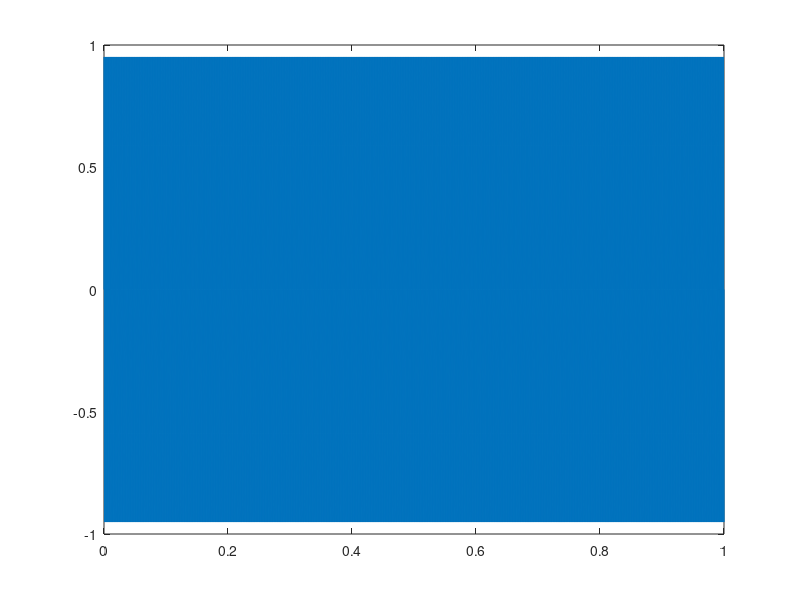
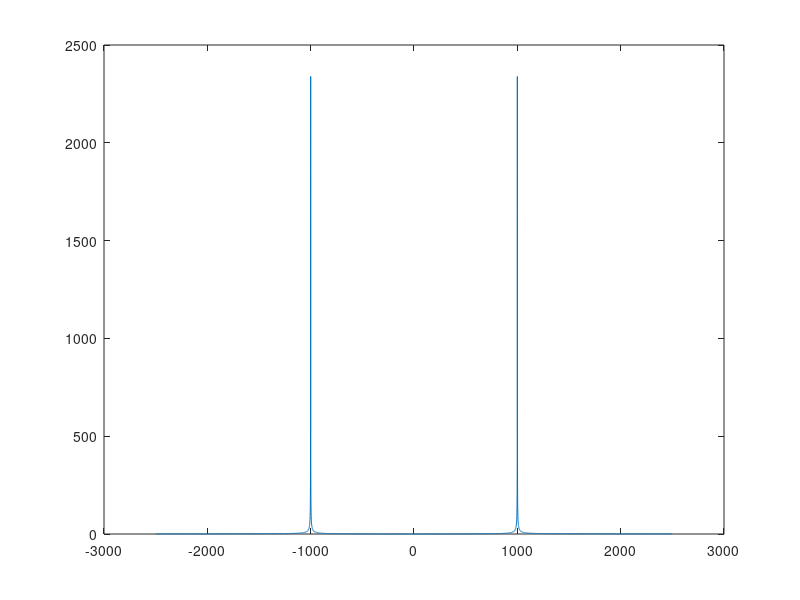
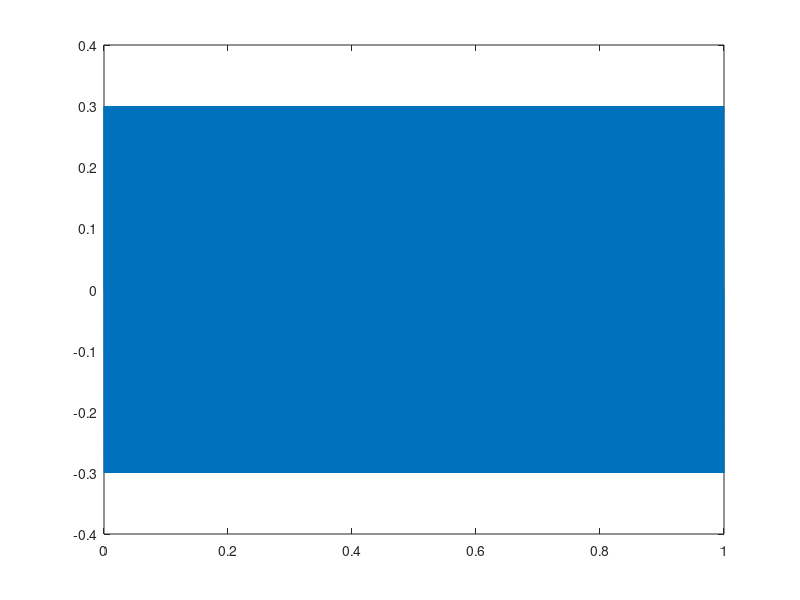
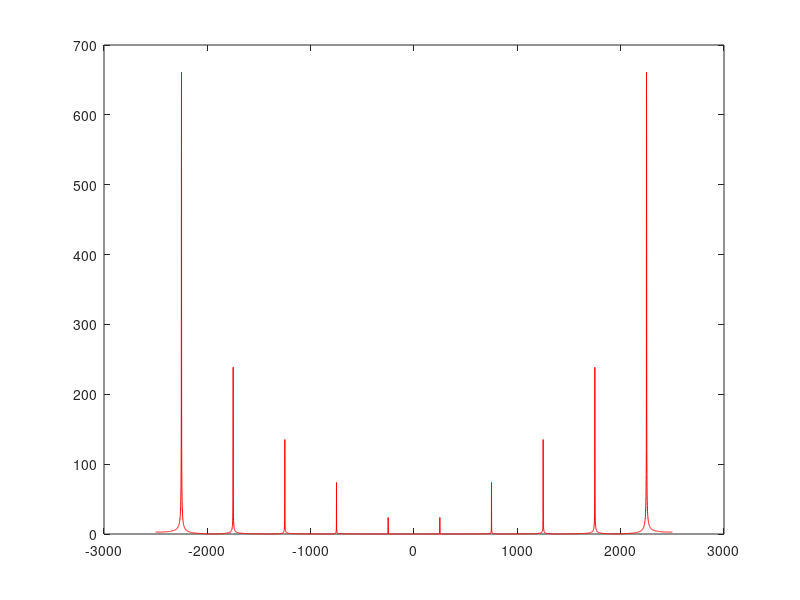

Source code (MATLAB) for these figures, in order:
%%
clear;
f = 1000;
t = [0:1/5000:1];
y = sin(2*pi*1000*t);
figure(1);plot(t,y);
%%
 figure;
q = fft(y);
Y = fftshift(q);        %%correct the scale to zero
f_axis = [-2500:5000/5000:2500];
plot(f_axis,abs(Y));
%%
figure;

t = [0:1/5000:1];
y_2 = sin(2*pi*2250*t);
%%%this is a good way to clip a signal
y_2(y_2>0.3) = 0.3;
y_2(y_2<-0.3) = -0.3;
   
 plot(t,y_2);
  
 q = fft(y_2);
 Y = fftshift(q);
 f_axis = [-2500:5000/5000:2500];
 figure;
 plot(f_axis,abs(Y),'r-');
  